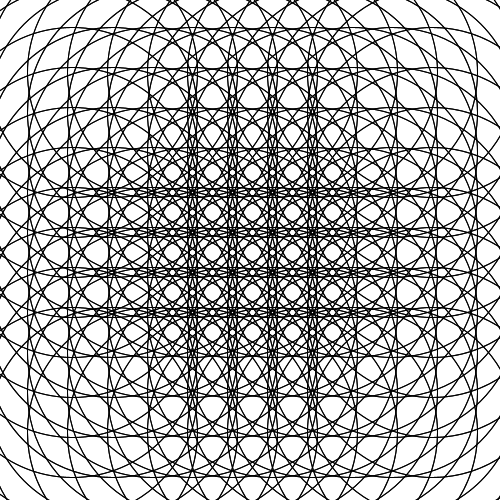
Frame 1 (no input)
Frame 60 (the mouse pressed at the canvas centre just before this capture): identical to frame 1, image omitted
Frame 120 (the mouse held since frame 60 and released just before this capture): blank canvas, image omitted

The Processing sketch that drew this single still picture (run headless with seeded random() and noise(); from frame 60 on, the mouse is pressed at the canvas centre):

// Processing sketch: processing_151943
// ── processing_151943.pde

//By Richard
//Mandala-like pattern generator
//Move mouse to change ellipse radii
//Mouse click to pause the view
//Press up to increase maximum radius length, down to decrease

void setup() {
 size(500,500); 
}

boolean TF=true;
float x;
float y;
int sens=1;

void draw() {
 background(255);
  for (int i=1; i<200;i+=20) {
    for (int j=1; j<200;j+=20) {
      noFill();
      stroke(0);
      if (TF) {
        x=mouseX;
        y=mouseY;
      }
      ellipse(i*2+70,j*2+70,abs(sens*(x-250)),abs(sens*(y-250)));
      ellipse(i*2+70,j*2+70,abs(sens*(y-250)),abs(sens*(x-250)));
    }
  }
}

void mouseClicked() {
  TF=!TF;
}

void keyPressed() {
  if (key == CODED) {
    if (keyCode == UP) {
      sens+=1;
    } else if (keyCode == DOWN) {
      sens=max(sens-1,1);
    } 
  } 
}
